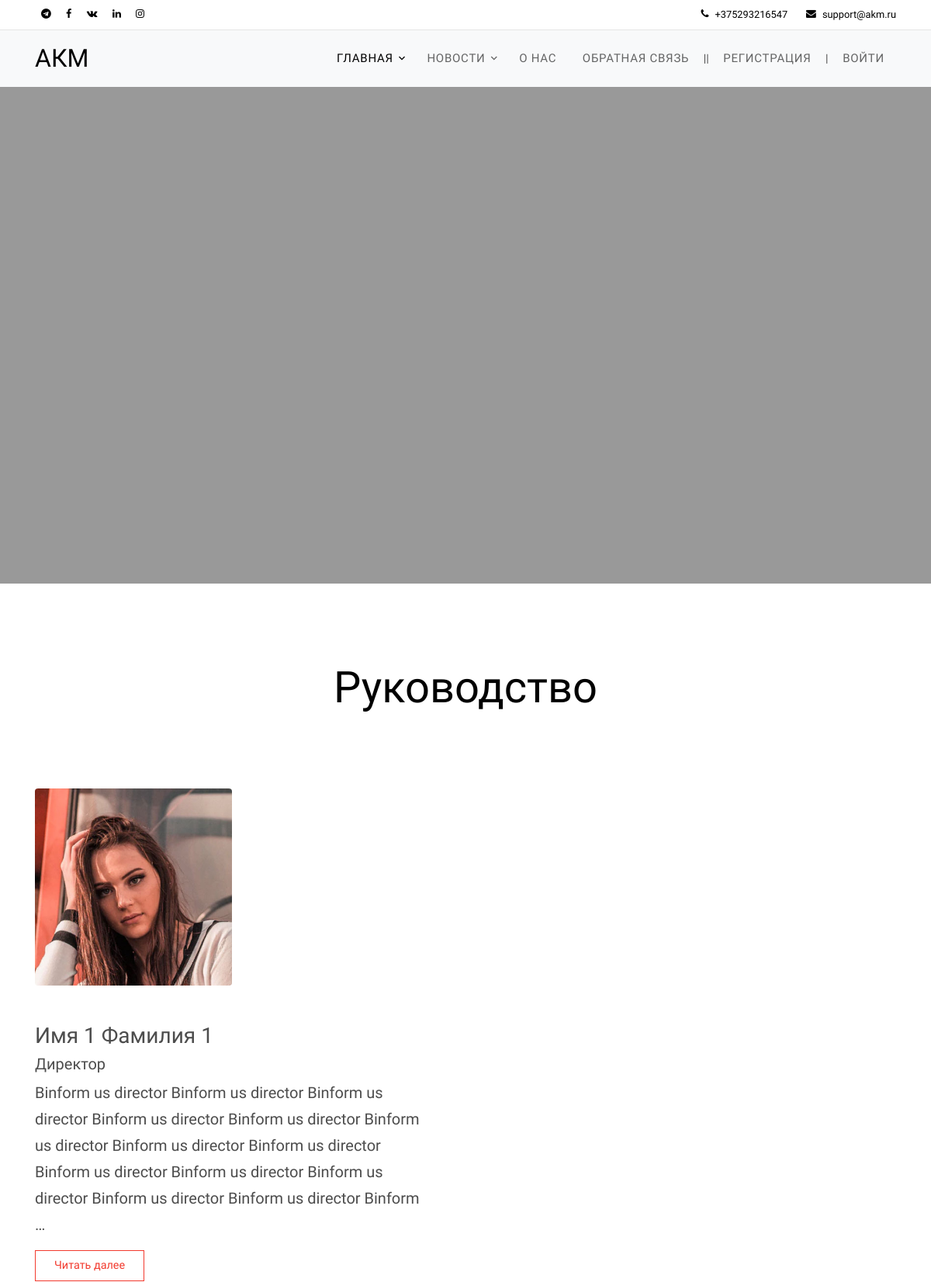
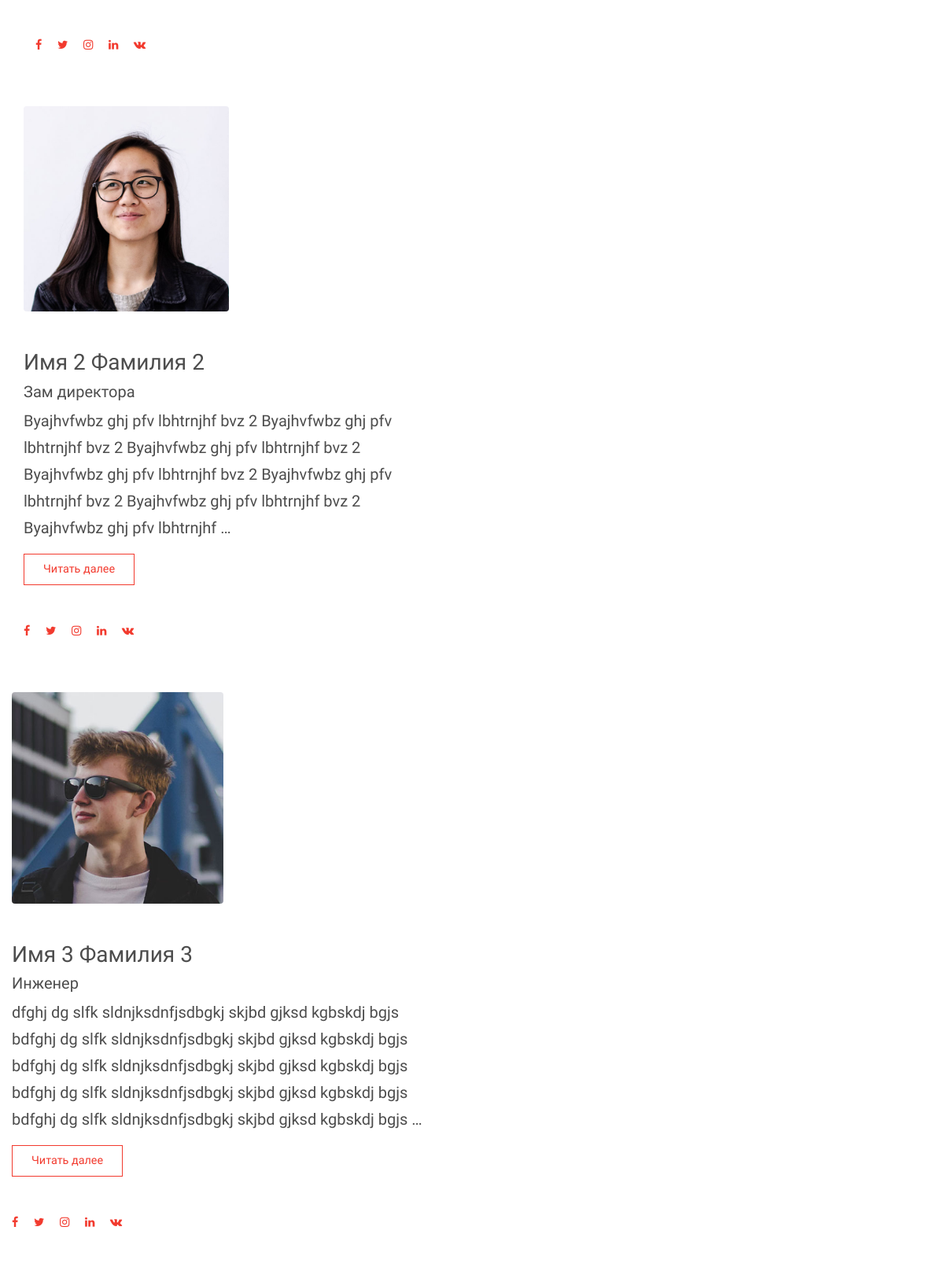
The page /about/cat/direktor/ (upper part) on the database its author committed (2 pictures, top to bottom).
### about/models.py (models this page shows, shortened)
class Portfolio(models.Model):
    post = models.ForeignKey('Category_Portfolio', verbose_name='Должность', on_delete=models.PROTECT)
    avatar = models.ImageField('Аватарка', upload_to='static/images/portfolio/%Y/%m/%d/')
    lname = models.CharField('Имя', max_length=20, default='')
    fname = models.CharField('Фамилия', max_length=50, default='')
    tel = PhoneNumberField(verbose_name='Телефон')
    email = models.EmailField('Почта', default='')
    message = models.TextField('Информация')
    is_jobs = models.BooleanField(verbose_name='Работает', default=True)
    slug = models.SlugField(verbose_name='URL', unique=True, db_index=True, max_length=220)
    class Meta:
        verbose_name = 'Портфолио'
        verbose_name_plural = 'Потфолио'

class Category_Portfolio(models.Model):
    name = models.CharField('Наименование должности', max_length=100)
    text = models.TextField('Функциональные обязанности', )
    slug = models.SlugField(verbose_name='URL', unique=True, db_index=True)
    class Meta:
        verbose_name = 'Должность'
        verbose_name_plural = 'Должности'
    def __str__(self):
        return self.name

### about/views.py (the view)
# urls.py: path('cat/<slug:category_slug>/', show_category_portfolio, name='show_category_portfolio'),
def show_category_portfolio(request, category_slug):
    category = get_object_or_404(Category_Portfolio, slug=category_slug)
    port = Portfolio.objects.filter(slug=category_slug)
    port1 = Portfolio.objects.all()
    cats = Category_Portfolio.objects.all()
    cat = News_category.objects.all()
    data = {
        'cat': cat,
        'port': port,
        'category': category,
        'cats': cats,
        'cat_selected': category_slug,
        'port1': port1,
        'block_1_title': main.mixdata.data['block_1_title'],  # block_1 uslugi
        'block_1_subtitle': main.mixdata.data['block_1_subtitle'],
        'block_1_message': main.mixdata.data['block_1_message'],  # /block_1 uslugi
        'block_2_title': main.mixdata.data['block_2_title'],  # block_2 history
        'block_2_subtitle': main.mixdata.data['block_2_subtitle'],
        'block_2_history_title': main.mixdata.data['block_2_history_title'],
        'block_2_history_message': main.mixdata.data['block_2_history_message'],  # /block_2 history
        'name_site': main.mixdata.data['name_site'],
        'email_header': main.mixdata.data['email_header'],
        'phoneheader': main.mixdata.data['phoneheader'],
        'tg_url': main.mixdata.data['tg_url'],  # social iconus header
        'fb_url': main.mixdata.data['fb_url'],
        'vk_url': main.mixdata.data['vk_url'],
        'ld_url': main.mixdata.data['ld_url'],
        'inst_url': main.mixdata.data['inst_url'],  # /social iconus header
        'title_about': main.mixdata.data['title_about'],  # title in string main
        'subtitle_about': main.mixdata.data['subtitle_about'],  # subtitle us string main
        'image_header_about': main.mixdata.data['image_header_about'],  # image us main
        'text_button_1': 'Download',
        'link_button_1': '#',
        'text_button_2': 'GetInTouch',
        'link_button_2': '#',
        'leadership': main.mixdata.data['leadership'],
        'footer_copyright': main.mixdata.data['footer_copyright'],  # footer
        'blok_adress_title': main.mixdata.data['blok_adress_title'],
        'block_adres_subtitle': main.mixdata.data['block_adres_subtitle'],
        'block_adres_subtitle_1': main.mixdata.data['block_adres_subtitle_1'],
        'block_adres_subtitle_2': main.mixdata.data['block_adres_subtitle_2'],
        'block_adres_subtitle_3': main.mixdata.data['block_adres_subtitle_3'],
        'block_adres_subtitle_4': main.mixdata.data['block_adres_subtitle_4'],
        'blok_0_adress_title': main.mixdata.data['blok_0_adress_title'],
        'block_0_adres_subtitle': main.mixdata.data['block_0_adres_subtitle'],
        'block_0_adres_subtitle_1': main.mixdata.data['block_0_adres_subtitle_1'],
        'block_0_adres_subtitle_2': main.mixdata.data['block_0_adres_subtitle_2'],
        'block_0_adres_subtitle_3': main.mixdata.data['block_0_adres_subtitle_3'],
        'block_0_adres_subtitle_4': main.mixdata.data['block_0_adres_subtitle_4'],  # /footer
        'leadership_1': main.mixdata.data['leadership_1'],  # leadership_1
        'leadership_2': main.mixdata.data['leadership_2'],  # leadership_2
        'More_Peopple': main.mixdata.data['More_Peopple'],
        'contact_us_text': main.mixdata.data['contact_us_text'],
        'contact_us_urls': main.mixdata.data['contact_us_urls'],
    }
    return render(request, 'about/category_portfolio.html', data)

### about/templates/about/category_portfolio.html (shortened to what this page needs)
{% extends 'main/base.html' %}
{% block content %}
    <div class="site-blocks-cover inner-page overlay" style="background-image: url({{ image_header_about }});" data-aos="fade" data-stellar-background-ratio="0.5">
      <div class="container">
        <div class="row align-items-center justify-content-center">
          <div class="col-md-7 text-center">
          </div>
        </div>
      </div>
    </div>
    <div class="site-section section-about">
      <div class="container">
        <div class="row mb-5 justify-content-center">
          <div class="col-md-6 text-center">
            <h2 class="display-4 text-black mb-5">{{ leadership }}</h2>
          </div>
        </div>
        {% for a in port1 %}
          {% if category.slug == cat_selected %}
        <div class="row">
          <div class="col-md-6 pr-md-5 text-left mb-5">
            <div>
              <img src="{{ a.avatar }}" alt="Image" class="w-50 mb-5 rounded">
              <h3>{{ a.lname }} {{ a.fname }}</h3>
              <h5>{{ a.post }}</h5>
              <p class="lead">{{ a.message|truncatewords:40 }}</p>
              <p><a href="{{ get_absolute_url }}" class="btn btn-outline-primary btn-sm rounded-0 p-2 px-4">Читать далее</a></p>
              <p class="mt-5">
                <a href="#" class="py-4 pl-0 pr-2"><span class="icon-facebook"></span></a>
                <a href="#" class="py-4 pl-2 pr-2"><span class="icon-twitter"></span></a>
                <a href="#" class="py-4 pl-2 pr-2"><span class="icon-instagram"></span></a>
                <a href="#" class="py-4 pl-2 pr-2"><span class="icon-linkedin"></span></a>
                <a href="#" class="py-4 pl-2 pr-2"><span class="icon-vk"></span></a>
              </p>
            </div>
          </div>
            {% endif %}
            {% endfor %}
             </div>
      </div>
    </div>
<br>
{% endblock %}

### static/css/style.css (style rules this page uses)
body { line-height: 1.7; color: #4d4d4d; font-weight: 400; font-size: 0.9rem; font-family: "Roboto Mono", SFMono-Regular, Menlo, Monaco, Consolas, "Liberation Mono", "Courier New", monospace; font-family: "Nunito Sans", -apple-system, BlinkMacSystemFont, "Segoe UI", Roboto, "Helvetica Neue", Arial, sans-serif, "Apple Color Emoji", "Segoe UI Emoji", "Segoe UI Symbol", "Noto Color Emoji"; }
.text-black { color: #000 !important; }
.btn { position: relative; top: 0; }
.btn.btn-sm { font-size: 0.9rem; }
.site-section { padding: 3em 0; }
@media (min-width: 768px) { .site-section { padding: 7em 0; } }
.site-blocks-cover { background-size: cover; background-repeat: no-repeat; background-position: top; }
.site-blocks-cover.overlay { position: relative; }
.site-blocks-cover.overlay:before { position: absolute; content: ""; left: 0; bottom: 0; right: 0; top: 0; background: rgba(0, 0, 0, 0.4); }
.site-blocks-cover, .site-blocks-cover .row { min-height: 600px; height: calc(100vh); }
.site-blocks-cover.inner-page, .site-blocks-cover.inner-page .row { min-height: 600px; height: calc(80vh); }

### rows shown on the page
Portfolio: avatar (picture), lname "Имя 1", fname "Фамилия 1", post "Директор", message "Binform us director Binform us director Binform us director Binform us director Binform us director Binform us director Binform us director Binform us director Binform us director Binform us director Binform us director Binform us director Binform us director Binform …"
Portfolio: avatar (picture), lname "Имя 2", fname "Фамилия 2", post "Зам директора", message "Byajhvfwbz ghj pfv lbhtrnjhf bvz 2 Byajhvfwbz ghj pfv lbhtrnjhf bvz 2 Byajhvfwbz ghj pfv lbhtrnjhf bvz 2 Byajhvfwbz ghj pfv lbhtrnjhf bvz 2 Byajhvfwbz ghj pfv lbhtrnjhf bvz 2 Byajhvfwbz ghj pfv lbhtrnjhf bvz 2 Byajhvfwbz ghj pfv lbhtrnjhf …"
Portfolio: avatar (picture), lname "Имя 3", fname "Фамилия 3", post "Инженер", message "dfghj dg slfk sldnjksdnfjsdbgkj skjbd gjksd kgbskdj bgjs bdfghj dg slfk sldnjksdnfjsdbgkj skjbd gjksd kgbskdj bgjs bdfghj dg slfk sldnjksdnfjsdbgkj skjbd gjksd kgbskdj bgjs bdfghj dg slfk sldnjksdnfjsdbgkj skjbd gjksd kgbskdj bgjs bdfghj dg slfk sldnjksdnfjsdbgkj skjbd gjksd kgbskdj bgjs …"

### other values the page prints
{{ phoneheader }} "+375293216547"
{{ email_header }} "support@akm.ru"
{{ name_site }} "АКМ"
{{ leadership }} "Руководство"
